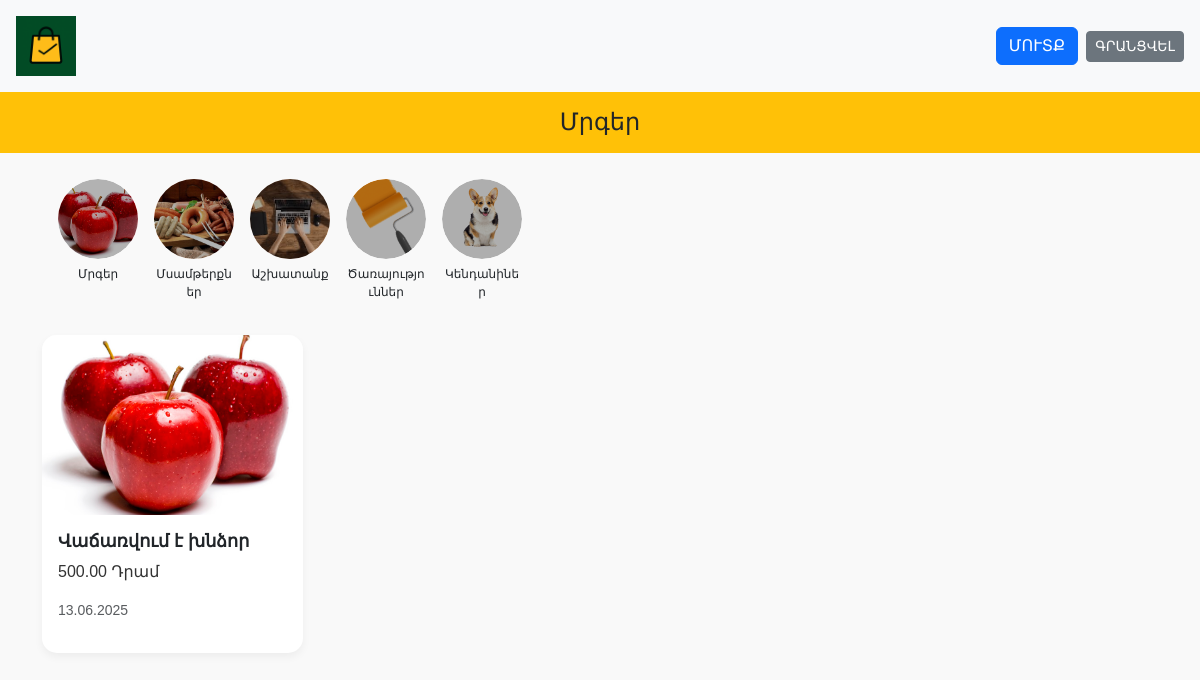
Screenshot of /category/fruit/ with the database file from the repository.
### listings/models.py (models this page shows, shortened)
class Category(models.Model):
    name = models.CharField(max_length=100)
    slug = models.SlugField(unique=True)
    icon = models.ImageField(upload_to='category_icons/', blank=True, null=True)

class Listing(models.Model):
    title = models.CharField(max_length=200)
    description = models.TextField()
    price = models.DecimalField(max_digits=10, decimal_places=2)
    image = models.ImageField(upload_to='listings/', blank=True, null=True)
    category = models.ForeignKey(Category, on_delete=models.CASCADE)
    contact_phone = models.CharField(max_length=20)
    created_at = models.DateTimeField(auto_now_add=True)
    user = models.ForeignKey(User, on_delete=models.CASCADE)

### listings/views.py (the view)
# urls.py: path('category/<slug:category_slug>/', views.category_list, name='category_list'),
def category_list(request, category_slug):
    category = get_object_or_404(Category, slug=category_slug)
    listings = Listing.objects.filter(category=category).order_by('-created_at')
    categories = Category.objects.all()
    return render(request, 'listings/category.html', {'listings': listings, 'category': category, 'categories': categories})

### listings/templates/listings/category.html (shortened to what this page needs)
<!DOCTYPE html>
{% load static %}
<html>
<head>
  <link href="https://cdn.jsdelivr.net/npm/bootstrap@5.3.0/dist/css/bootstrap.min.css" rel="stylesheet">
  <link rel="stylesheet" href="{% static 'css/style.css' %}">
</head>
<body>
   <header class="d-flex justify-content-between align-items-center flex-wrap p-3 bg-light">
   <div class="mb-2 mb-md-0">
  <a href="{% url 'home' %}"><img src="{% static 'css/logo.png' %}" alt="Logo" style="height: 60px;"></a>
  </div>
  <div class="d-flex align-items-center flex-wrap gap-2">
    {% if user.is_authenticated %}
      <span class="me-2">Ողջույն՝ {{ user.username }}!</span>
      <form method="post" action="{% url 'logout' %}" style="display: inline;">
        {% csrf_token %}
        <button type="submit" class="btn btn-outline-secondary btn-sm">ԵԼՔ</button>
      </form>
      <a href="{% url 'add_listing' %}" class="btn btn-success btn-sm ms-2">
        Տեղադրել Հայտարարություն
      </a>
    {% else %}
      <a href="{% url 'login' %}" class="btn btn-primary ">ՄՈՒՏՔ</a>
      <a href="{% url 'register' %}" class="btn btn-secondary btn-sm">ԳՐԱՆՑՎԵԼ</a>
    {% endif %}
  </div>
</header>
<section class="bg-warning text-center py-3">
  {% if user.is_authenticated %}
    <h1 class="fs-4 mb-0">{{ category.name }}</h1>
  {% else %}
    <h1 class="fs-4 mb-0">{{ category.name }}</h1>
  {% endif %}
</section>
  <div class="container mt-3">
    <div class="category-scroll mb-4">
  {% for category in categories %}
    <div class="category-item text-center">
  <a href="{% url 'category_list' category.slug %}" class="category-circle" style="background-image: url('{{ category.icon.url }}');"></a>
  <div class="category-name">{{ category.name }}</div>
</div>
  {% endfor %}
</div>
    <div class="row">
      {% for listing in listings %}
        <div class="col-md-3 mb-4">
          <div class="card h-100">
            <a href="{% url 'listing_detail' listing.id %}">
              {% if listing.image %}
                <img src="{{ listing.image.url }}" class="card-img-top" style="height: 180px; object-fit: cover;">
              {% else %}
                <div class="p-5 text-center bg-light">Չկա Լուսանկար</div>
              {% endif %}
              <div class="card-body">
                <h5 class="card-title">{{ listing.title }}</h5>
                <p class="card-text">{{ listing.price }} Դրամ</p>
                <p class="text-muted small">{{ listing.created_at|date:"d.m.Y" }}</p>
              </div>
            </a>
          </div>
        </div>
      {% endfor %}
    </div>
  </div>
</body>
</html>

### listings/static/css/style.css (style rules this page uses)
body { font-family: Arial, sans-serif; background-color: #f9f9f9; margin: 0; padding: 0; overflow-x: hidden; }
header { background-color: #ffffff; box-shadow: 0 2px 4px rgba(0, 0, 0, 0.1); }
a { text-decoration: none; color: inherit; }
.category-scroll { display: flex; overflow-x: auto; gap: 10px; padding: 10px 0; scrollbar-width: none; }
.category-scroll { display: flex; overflow-x: auto; gap: 16px; padding: 10px 16px; scrollbar-width: none; }
.category-item { flex: 0 0 auto; width: 80px; text-align: center; }
.category-circle { width: 80px; height: 80px; border-radius: 50%; background-size: cover; background-position: center; position: relative; display: flex; align-items: center; justify-content: center; color: white; font-weight: bold; text-shadow: 0 0 5px rgba(0,0,0,0.7); text-decoration: none; overflow: hidden; transition: transform 0.3s ease, box-shadow 0.3s ease; margin: 0 auto; }
.category-circle::before { content: ""; position: absolute; top: 0; left: 0; right: 0; bottom: 0; background: rgba(0,0,0,0.3); border-radius: 50%; z-index: 0; }
.category-name { font-size: 0.75rem; margin-top: 6px; word-break: break-word; }
.card { border: none; border-radius: 15px; overflow: hidden; box-shadow: 0 4px 8px rgba(0, 0, 0, 0.05); transition: transform 0.2s, box-shadow 0.2s; height: 100%; }
.card-title { font-size: 1.1rem; font-weight: bold; }
.card-text { font-size: 1rem; color: #333; }

### listings/templates/listings/category.html (style rules this page uses)
.card a { color: inherit; text-decoration: none; }

### rows the page displays
Category: name "Մրգեր", icon (picture)
Category: icon (picture), name "Մսամթերքներ"
Category: icon (picture), name "Աշխատանք"
Category: icon (picture), name "Ծառայություններ"
Category: icon (picture), name "Կենդանիներ"
Listing: image (picture), title "Վաճառվում է խնձոր", price "500.00", created_at "13.06.2025"
